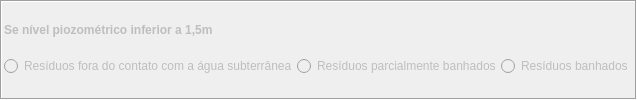
          <widget class="QFrame" name="frDistanciaResiduosAgua">
           <property name="enabled">
            <bool>true</bool>
           </property>
           <property name="sizePolicy">
            <sizepolicy hsizetype="Preferred" vsizetype="Fixed">
             <horstretch>0</horstretch>
             <verstretch>0</verstretch>
            </sizepolicy>
           </property>
           <property name="frameShape">
            <enum>QFrame::Box</enum>
           </property>
           <property name="frameShadow">
            <enum>QFrame::Sunken</enum>
           </property>
           <layout class="QHBoxLayout" name="horizontalLayout_55" stretch="0">
            <property name="spacing">
             <number>2</number>
            </property>
            <property name="leftMargin">
             <number>2</number>
            </property>
            <property name="topMargin">
             <number>2</number>
            </property>
            <property name="rightMargin">
             <number>2</number>
            </property>
            <property name="bottomMargin">
             <number>2</number>
            </property>
            <item>
             <layout class="QVBoxLayout" name="verticalLayout_77">
              <property name="spacing">
               <number>0</number>
              </property>
              <item>
               <widget class="QLabel" name="lbDistanciaResiduosAgua">
                <property name="enabled">
                 <bool>false</bool>
                </property>
                <property name="sizePolicy">
                 <sizepolicy hsizetype="Preferred" vsizetype="Fixed">
                  <horstretch>0</horstretch>
                  <verstretch>0</verstretch>
                 </sizepolicy>
                </property>
                <property name="text">
                 <string>&lt;html&gt;&lt;head/&gt;&lt;body&gt;&lt;p align=&quot;justify&quot;&gt;&lt;span style=&quot; font-weight:600;&quot;&gt;Se nível piozométrico inferior a 1,5m&lt;/span&gt;&lt;/p&gt;&lt;/body&gt;&lt;/html&gt;</string>
                </property>
               </widget>
              </item>
              <item>
               <layout class="QGridLayout" name="gridLayout_37">
                <property name="verticalSpacing">
                 <number>2</number>
                </property>
                <item row="0" column="0">
                 <widget class="QRadioButton" name="rbDistanciaResiduosAgua_0">
                  <property name="enabled">
                   <bool>false</bool>
                  </property>
                  <property name="sizePolicy">
                   <sizepolicy hsizetype="Preferred" vsizetype="Fixed">
                    <horstretch>0</horstretch>
                    <verstretch>0</verstretch>
                   </sizepolicy>
                  </property>
                  <property name="text">
                   <string>Resíduos fora do contato com a água subterrânea</string>
                  </property>
                 </widget>
                </item>
                <item row="0" column="1">
                 <widget class="QRadioButton" name="rbDistanciaResiduosAgua_1">
                  <property name="enabled">
                   <bool>false</bool>
                  </property>
                  <property name="sizePolicy">
                   <sizepolicy hsizetype="Preferred" vsizetype="Fixed">
                    <horstretch>0</horstretch>
                    <verstretch>0</verstretch>
                   </sizepolicy>
                  </property>
                  <property name="text">
                   <string>Resíduos parcialmente banhados</string>
                  </property>
                 </widget>
                </item>
                <item row="0" column="2">
                 <widget class="QRadioButton" name="rbDistanciaResiduosAgua_2">
                  <property name="enabled">
                   <bool>false</bool>
                  </property>
                  <property name="sizePolicy">
                   <sizepolicy hsizetype="Preferred" vsizetype="Fixed">
                    <horstretch>0</horstretch>
                    <verstretch>0</verstretch>
                   </sizepolicy>
                  </property>
                  <property name="text">
                   <string>Resíduos banhados</string>
                  </property>
                 </widget>
                </item>
               </layout>
              </item>
             </layout>
            </item>
           </layout>
          </widget>
